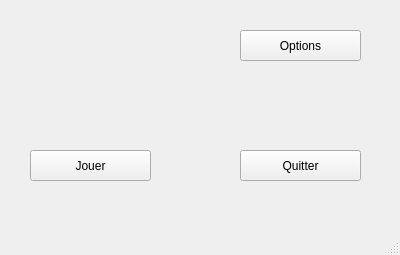
<?xml version="1.0" encoding="UTF-8"?>
<ui version="4.0">
 <class>Menu</class>
 <widget class="QMainWindow" name="Menu">
  <property name="geometry">
   <rect>
    <x>0</x>
    <y>0</y>
    <width>400</width>
    <height>255</height>
   </rect>
  </property>
  <property name="windowTitle">
   <string>MainWindow</string>
  </property>
  <widget class="QWidget" name="centralwidget">
   <widget class="QPushButton" name="Jouer">
    <property name="geometry">
     <rect>
      <x>30</x>
      <y>150</y>
      <width>121</width>
      <height>31</height>
     </rect>
    </property>
    <property name="text">
     <string>Jouer</string>
    </property>
   </widget>
   <widget class="QPushButton" name="Quitter">
    <property name="geometry">
     <rect>
      <x>240</x>
      <y>150</y>
      <width>121</width>
      <height>31</height>
     </rect>
    </property>
    <property name="text">
     <string>Quitter</string>
    </property>
   </widget>
   <widget class="QPushButton" name="pushButton">
    <property name="geometry">
     <rect>
      <x>240</x>
      <y>30</y>
      <width>121</width>
      <height>31</height>
     </rect>
    </property>
    <property name="text">
     <string>Options</string>
    </property>
   </widget>
  </widget>
  <widget class="QMenuBar" name="menubar">
   <property name="geometry">
    <rect>
     <x>0</x>
     <y>0</y>
     <width>400</width>
     <height>22</height>
    </rect>
   </property>
  </widget>
  <widget class="QStatusBar" name="statusbar"/>
 </widget>
 <resources/>
 <connections/>
</ui>
